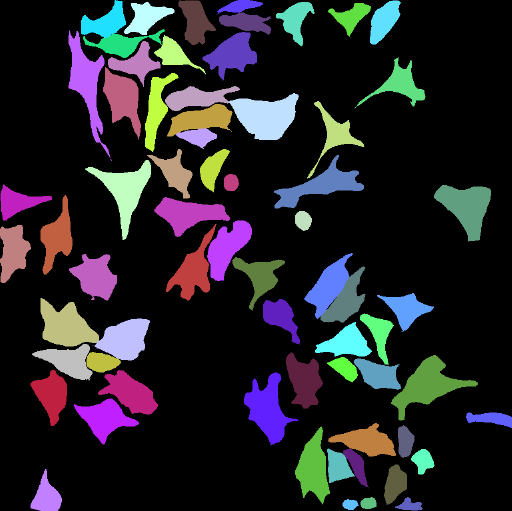
#> input picture Mask-RCNN/train/set1/labeled.png, 1024 x 1022 px, given as the content of the folder vince/Dropbox (OIST)/Deeplearning_system/Mask-RCNN_OIST/val/, which was not available (shown at 1/2 size)
$ python preprocess_data.py
#> lines starting #> are read from the running program, lines starting #| are printed output that depends on the picture; after the words box and inside, x2 and y2 are one past the last pixel; in counts of white or black regions, pixels touching at a corner belong together; pictures that were not available may be replaced by others from this repository, and a replacement may not be noted
#> in main, color_mask is the input picture: shape (1022, 1024, 3); mean B, G, R 40.3, 35.2, 36.6
"""
Script that modifies segmentation mask with instances. Each color
is converted to instance id and image is saved in the dame directory.
Directory structre:
root_dir
    set1
        raw.tif
        labeled.png
        ...
    set2
        raw.tif
        labeled.png
        ...

Usage:
    preprocess_data.py --data-dir=<data_dir>
"""
import os

import cv2
import numpy as np
from docopt import docopt
from tqdm import tqdm


def convert_colors_to_ids(color_mask):
    unique_colors = np.unique(color_mask.reshape(-1, color_mask.shape[2]), axis=0)
#> unique_colors = 67 rows, first 8: [0, 0, 0], [64, 32, 96], [64, 32, 192], [64, 64, 96], [64, 64, 192], [64, 96, 96], [64, 96, 192], [64, 128, 96]

    ids_mask = np.zeros(color_mask.shape[:2])

    id_counter = 1
    for color in unique_colors:
        if not (color == [0, 0, 0]).all():
            instance = cv2.inRange(color_mask, color, color)
            ids_mask[np.where(instance > 0)] = id_counter
            id_counter += 1
#> this loop made 67 passes
#> color on passes 1 to 12: [0, 0, 0], [64, 32, 96], [64, 32, 192], [64, 64, 96], [64, 64, 192], [64, 96, 96], [64, 96, 192], [64, 128, 96], [64, 128, 192], [64, 160, 96], [64, 160, 192], [64, 192, 96]
#> pass 2, in convert_colors_to_ids, `instance = cv2.inRange(color_mask, color, color)`:
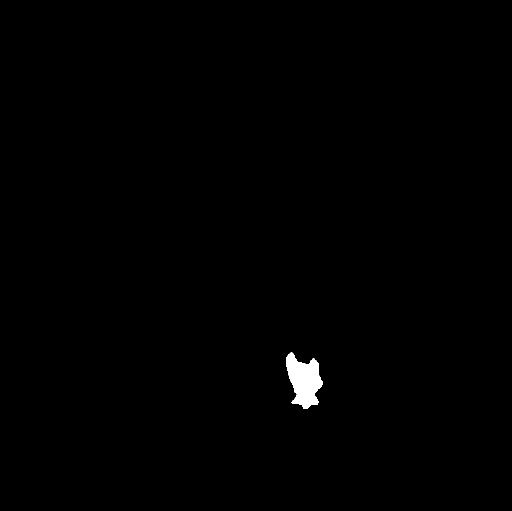
#> instance: shape (1022, 1024) (shown at 1/2 size); 0.49% white; 1 white region, box (x1, y1, x2, y2) and area: (572, 705, 646, 818) 5164
#> pass 3, in convert_colors_to_ids, `instance = cv2.inRange(color_mask, color, color)`:
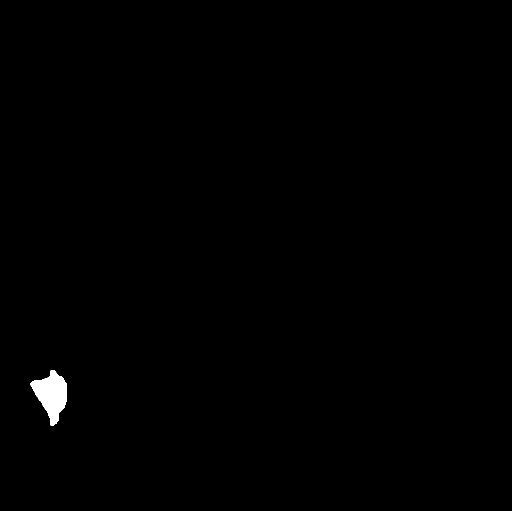
#> instance: shape (1022, 1024) (shown at 1/2 size); 0.43% white; 1 white region, box (x1, y1, x2, y2) and area: (61, 740, 134, 852) 4516
#> after the loop:
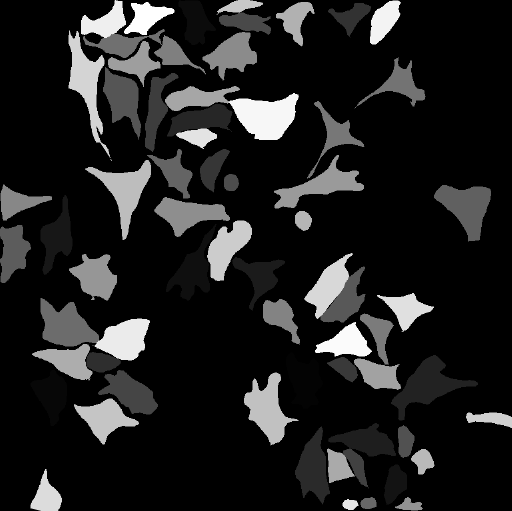
#> ids_mask: shape (1022, 1024) float64 (shown at 1/2 size); min 0, max 66, mean 8.3; drawn with min black and max white
#> after the loop, id_counter = 67
    return ids_mask


def main():
    # args = docopt(__doc__)

    # data_dir = args['--data-dir']
    data_dir = '/home/davince/Dropbox (OIST)/Deeplearning_system/Mask-RCNN_OIST/val/'

    image_dirs = [os.path.join(data_dir, subdir) for subdir in os.listdir(data_dir)]
    for image_dir in tqdm(image_dirs):
        color_mask = cv2.imread(os.path.join(image_dir, 'labeled.png'))

        ids_mask = convert_colors_to_ids(color_mask)
        cv2.imwrite(os.path.join(image_dir, 'instances_ids.png'), ids_mask)
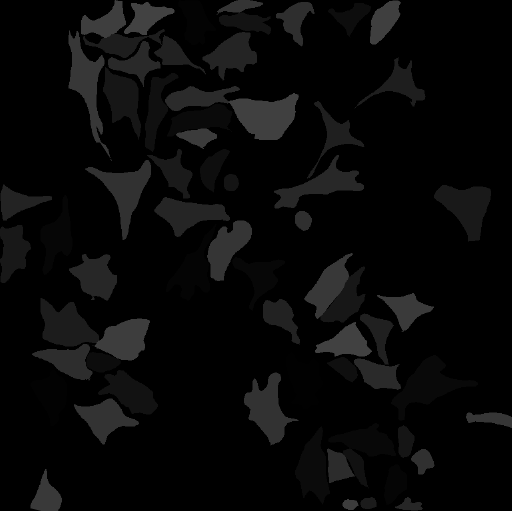
#> saved as instances_ids.png: shape (1022, 1024) (shown at 1/2 size); min 0, max 66, mean 8.3


if __name__ == '__main__':
    main()
    #
    # image = cv2.imread('/data/upwork/cells/instance_aware_seg/data/train/set1/labeled.png')
    # ids = convert_colors_to_ids(image)
    # cv2.imwrite('test.png', ids)
